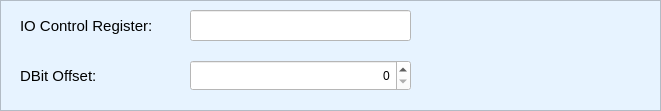
               <widget class="QFrame" name="frame_6">
                <property name="geometry">
                 <rect>
                  <x>20</x>
                  <y>700</y>
                  <width>661</width>
                  <height>111</height>
                 </rect>
                </property>
                <property name="styleSheet">
                 <string notr="true">background-color: rgb(231, 243, 255);</string>
                </property>
                <property name="frameShape">
                 <enum>QFrame::StyledPanel</enum>
                </property>
                <property name="frameShadow">
                 <enum>QFrame::Raised</enum>
                </property>
                <widget class="QLabel" name="label_48">
                 <property name="geometry">
                  <rect>
                   <x>20</x>
                   <y>10</y>
                   <width>141</width>
                   <height>31</height>
                  </rect>
                 </property>
                 <property name="font">
                  <font>
                   <pointsize>11</pointsize>
                  </font>
                 </property>
                 <property name="text">
                  <string>IO Control Register:</string>
                 </property>
                </widget>
                <widget class="QLabel" name="label_66">
                 <property name="geometry">
                  <rect>
                   <x>20</x>
                   <y>60</y>
                   <width>141</width>
                   <height>31</height>
                  </rect>
                 </property>
                 <property name="font">
                  <font>
                   <pointsize>11</pointsize>
                  </font>
                 </property>
                 <property name="text">
                  <string>DBit Offset:</string>
                 </property>
                </widget>
                <widget class="QLineEdit" name="lineEditBoxIOControl">
                 <property name="geometry">
                  <rect>
                   <x>190</x>
                   <y>10</y>
                   <width>221</width>
                   <height>31</height>
                  </rect>
                 </property>
                 <property name="styleSheet">
                  <string notr="true">background-color: rgb(255, 255, 255);</string>
                 </property>
                 <property name="alignment">
                  <set>Qt::AlignRight|Qt::AlignTrailing|Qt::AlignVCenter</set>
                 </property>
                 <property name="readOnly">
                  <bool>true</bool>
                 </property>
                </widget>
                <widget class="QSpinBox" name="spinBoxDBitOffset">
                 <property name="geometry">
                  <rect>
                   <x>190</x>
                   <y>60</y>
                   <width>221</width>
                   <height>31</height>
                  </rect>
                 </property>
                 <property name="styleSheet">
                  <string notr="true">background-color: rgb(255, 255, 255);</string>
                 </property>
                 <property name="alignment">
                  <set>Qt::AlignRight|Qt::AlignTrailing|Qt::AlignVCenter</set>
                 </property>
                </widget>
               </widget>
